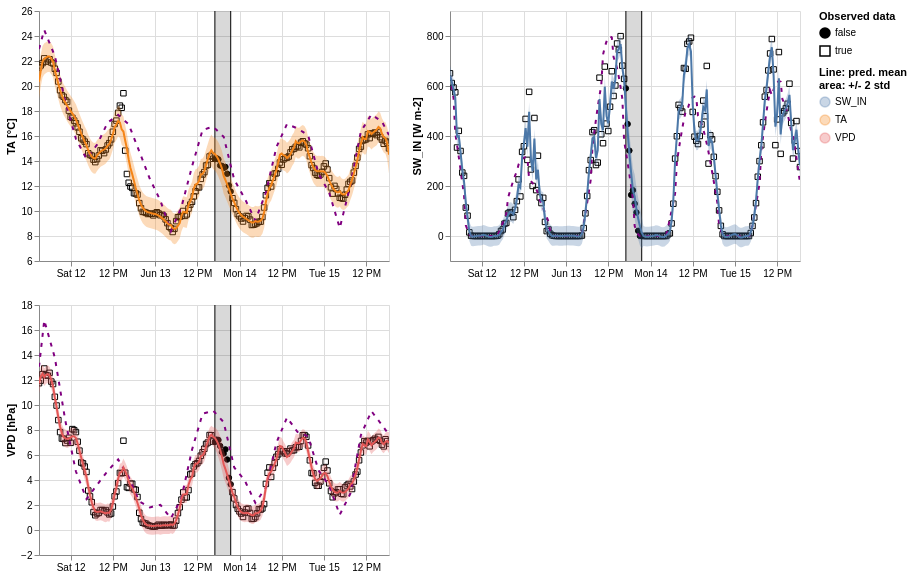

Write a Vega-Lite specification for this figure.
### Vega-Lite specification from a JSON file in a GitHub repository (floating-point values rounded to 4 significant figures; data arrays with more than 128 entries replaced by an {"elided": "..."} marker saying what was removed)
{"$schema": "https://vega.github.io/schema/vega-lite/v5.2.0.json", "config": {"view": {"continuousHeight": 300, "continuousWidth": 400}}, "datasets": {"data-02c6faee533aa1b3e99bdb9599332faf": {"elided": "200 records"}, "data-6c3ec2a1bbaa98a86a110d0162dba4f7": [{"gap_end": "2010-06-13T21:30:00", "gap_start": "2010-06-13T17:00:00"}], "data-9f7a6ea7a502eac40ea9e48fd070a4cc": {"elided": "200 records"}, "data-ca5d7f276eb963cfd4c64b6dc8fe9072": {"elided": "200 records"}}, "hconcat": [{"title": "", "vconcat": [{"hconcat": [{"height": 250, "layer": [{"data": {"name": "data-02c6faee533aa1b3e99bdb9599332faf"}, "encoding": {"fill": {"field": "is_present", "legend": {"title": ["Observed data"]}, "scale": {"range": ["black", "#ffffff00"]}, "type": "nominal"}, "shape": {"field": "is_present", "type": "nominal"}, "x": {"axis": {"domain": true, "labels": true, "ticks": true, "title": "time"}, "field": "time", "type": "temporal"}, "y": {"field": "value", "scale": {"zero": false}, "title": "TA [°C]", "type": "quantitative"}}, "mark": {"color": "black", "fillOpacity": 1, "strokeWidth": 1, "type": "point"}}, {"data": {"name": "data-6c3ec2a1bbaa98a86a110d0162dba4f7"}, "layer": [{"encoding": {"x": {"axis": {"domain": false, "labels": false, "ticks": false, "title": null}, "field": "gap_start", "type": "temporal"}}, "mark": "rule"}, {"encoding": {"x": {"axis": {"domain": false, "labels": false, "ticks": false, "title": null}, "field": "gap_end", "type": "temporal"}}, "mark": "rule"}, {"encoding": {"x": {"axis": {"domain": false, "labels": false, "ticks": false, "title": null}, "field": "gap_start", "type": "temporal"}, "x2": {"field": "gap_end"}}, "mark": {"color": "black", "opacity": 0.15, "type": "rect"}}]}, {"data": {"name": "data-02c6faee533aa1b3e99bdb9599332faf"}, "encoding": {"color": {"field": "variable", "legend": {"title": ["Line: pred. mean", "area: +/- 2 std"]}, "type": "nominal"}, "x": {"field": "time", "type": "temporal"}, "y": {"field": "err_low", "scale": {"zero": false}, "title": "TA [°C]", "type": "quantitative"}, "y2": {"field": "err_high"}}, "mark": "errorband", "name": "view_19"}, {"data": {"name": "data-02c6faee533aa1b3e99bdb9599332faf"}, "encoding": {"x": {"field": "time", "type": "temporal"}, "y": {"field": "control", "scale": {"zero": false}, "title": "TA [°C]", "type": "quantitative"}}, "mark": {"color": "purple", "strokeDash": [4, 6], "type": "line"}}, {"data": {"name": "data-02c6faee533aa1b3e99bdb9599332faf"}, "encoding": {"color": {"field": "variable", "type": "nominal"}, "x": {"field": "time", "type": "temporal"}, "y": {"field": "mean", "scale": {"zero": false}, "title": "TA [°C]", "type": "quantitative"}}, "mark": "line"}], "title": "", "width": 350}, {"height": 250, "layer": [{"data": {"name": "data-ca5d7f276eb963cfd4c64b6dc8fe9072"}, "encoding": {"fill": {"field": "is_present", "legend": {"title": ["Observed data"]}, "scale": {"range": ["black", "#ffffff00"]}, "type": "nominal"}, "shape": {"field": "is_present", "type": "nominal"}, "x": {"axis": {"domain": true, "labels": true, "ticks": true, "title": "time"}, "field": "time", "type": "temporal"}, "y": {"field": "value", "scale": {"zero": false}, "title": "SW_IN [W m-2]", "type": "quantitative"}}, "mark": {"color": "black", "fillOpacity": 1, "strokeWidth": 1, "type": "point"}}, {"data": {"name": "data-6c3ec2a1bbaa98a86a110d0162dba4f7"}, "layer": [{"encoding": {"x": {"axis": {"domain": false, "labels": false, "ticks": false, "title": null}, "field": "gap_start", "type": "temporal"}}, "mark": "rule"}, {"encoding": {"x": {"axis": {"domain": false, "labels": false, "ticks": false, "title": null}, "field": "gap_end", "type": "temporal"}}, "mark": "rule"}, {"encoding": {"x": {"axis": {"domain": false, "labels": false, "ticks": false, "title": null}, "field": "gap_start", "type": "temporal"}, "x2": {"field": "gap_end"}}, "mark": {"color": "black", "opacity": 0.15, "type": "rect"}}]}, {"data": {"name": "data-ca5d7f276eb963cfd4c64b6dc8fe9072"}, "encoding": {"color": {"field": "variable", "legend": {"title": ["Line: pred. mean", "area: +/- 2 std"]}, "type": "nominal"}, "x": {"field": "time", "type": "temporal"}, "y": {"field": "err_low", "scale": {"zero": false}, "title": "SW_IN [W m-2]", "type": "quantitative"}, "y2": {"field": "err_high"}}, "mark": "errorband", "name": "view_20"}, {"data": {"name": "data-ca5d7f276eb963cfd4c64b6dc8fe9072"}, "encoding": {"x": {"field": "time", "type": "temporal"}, "y": {"field": "control", "scale": {"zero": false}, "title": "SW_IN [W m-2]", "type": "quantitative"}}, "mark": {"color": "purple", "strokeDash": [4, 6], "type": "line"}}, {"data": {"name": "data-ca5d7f276eb963cfd4c64b6dc8fe9072"}, "encoding": {"color": {"field": "variable", "type": "nominal"}, "x": {"field": "time", "type": "temporal"}, "y": {"field": "mean", "scale": {"zero": false}, "title": "SW_IN [W m-2]", "type": "quantitative"}}, "mark": "line"}], "title": "", "width": 350}]}, {"hconcat": [{"height": 250, "layer": [{"data": {"name": "data-9f7a6ea7a502eac40ea9e48fd070a4cc"}, "encoding": {"fill": {"field": "is_present", "legend": {"title": ["Observed data"]}, "scale": {"range": ["black", "#ffffff00"]}, "type": "nominal"}, "shape": {"field": "is_present", "type": "nominal"}, "x": {"axis": {"domain": true, "labels": true, "ticks": true, "title": "time"}, "field": "time", "type": "temporal"}, "y": {"field": "value", "scale": {"zero": false}, "title": "VPD [hPa]", "type": "quantitative"}}, "mark": {"color": "black", "fillOpacity": 1, "strokeWidth": 1, "type": "point"}}, {"data": {"name": "data-6c3ec2a1bbaa98a86a110d0162dba4f7"}, "layer": [{"encoding": {"x": {"axis": {"domain": false, "labels": false, "ticks": false, "title": null}, "field": "gap_start", "type": "temporal"}}, "mark": "rule"}, {"encoding": {"x": {"axis": {"domain": false, "labels": false, "ticks": false, "title": null}, "field": "gap_end", "type": "temporal"}}, "mark": "rule"}, {"encoding": {"x": {"axis": {"domain": false, "labels": false, "ticks": false, "title": null}, "field": "gap_start", "type": "temporal"}, "x2": {"field": "gap_end"}}, "mark": {"color": "black", "opacity": 0.15, "type": "rect"}}]}, {"data": {"name": "data-9f7a6ea7a502eac40ea9e48fd070a4cc"}, "encoding": {"color": {"field": "variable", "legend": {"title": ["Line: pred. mean", "area: +/- 2 std"]}, "type": "nominal"}, "x": {"field": "time", "type": "temporal"}, "y": {"field": "err_low", "scale": {"zero": false}, "title": "VPD [hPa]", "type": "quantitative"}, "y2": {"field": "err_high"}}, "mark": "errorband", "name": "view_21"}, {"data": {"name": "data-9f7a6ea7a502eac40ea9e48fd070a4cc"}, "encoding": {"x": {"field": "time", "type": "temporal"}, "y": {"field": "control", "scale": {"zero": false}, "title": "VPD [hPa]", "type": "quantitative"}}, "mark": {"color": "purple", "strokeDash": [4, 6], "type": "line"}}, {"data": {"name": "data-9f7a6ea7a502eac40ea9e48fd070a4cc"}, "encoding": {"color": {"field": "variable", "type": "nominal"}, "x": {"field": "time", "type": "temporal"}, "y": {"field": "mean", "scale": {"zero": false}, "title": "VPD [hPa]", "type": "quantitative"}}, "mark": "line"}], "title": "", "width": 350}]}]}], "params": [{"bind": "scales", "name": "param_40", "select": {"encodings": ["x"], "type": "interval"}, "views": ["view_19", "view_20", "view_21"]}]}
